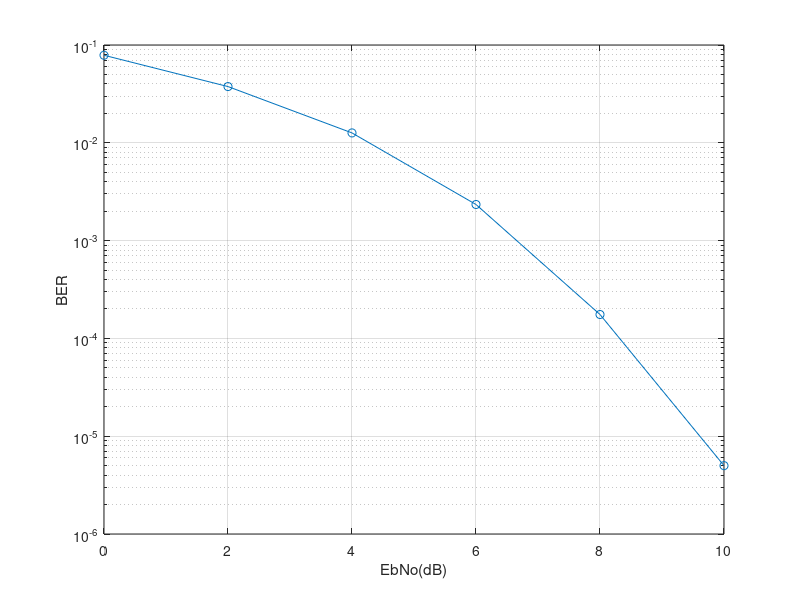

This chart was generated by the following MATLAB code:
%%%%%%%%%%%%%%%%%%%%%%%%%%%%%%%%%%%%%%%%%%%%%%%%%%%%%%%%%%%%%%%%%%%%%%%%%%%
% This program is used to calculate the Bit Error Rate (BER) of QPSK in an 
% Additive White Gaussian Noise (AWGN) channel. The modulation and
% demodulation is done at baseband. Complex numbers are used to model the 
% in-phase and quadrature components of a QPSK signal. The length of the 
% symbol sequence and range of EbNo can be varied. 
%
% By Yasir Ahmed
% www.raymaps.com


 
%%%%%%%%%%%%%%%%%%%%%%%%%%%%%%%%%%%%%%%%%%%%%%%%%%%%%%%%%%%%%%%%%%%%%%%%%%%
%https://in.mathworks.com/matlabcentral/fileexchange/33443-qpsk-modulation-in-awgn?focused=5201114&tab=function

clear all;                                            %Clear all variables
close all;                                            %Close all figures

l=1e6;
EbNodB=0:2:10;
EbNo=10.^(EbNodB/10);

for n=1:length(EbNodB)
    si=2*(round(rand(1,l))-0.5);                      %In-phase symbol generation
    sq=2*(round(rand(1,l))-0.5);                      %Quadrature symbol generation                
    s=si+j*sq;                                        %Adding the two parallel symbol streams
    w=(1/sqrt(2*EbNo(n)))*(randn(1,l)+j*randn(1,l));  %Random noise generation
    r=s+w;                                            %Received signal
    si_=sign(real(r));                                %In-phase demodulation
    sq_=sign(imag(r));                                %Quadrature demodulation
    ber1=(l-sum(si==si_))/l;                          %In-phase BER calculation
    ber2=(l-sum(sq==sq_))/l;                          %Quadrature BER calculation
    ber(n)=mean([ber1 ber2]);                         %Overall BER
end

semilogy(EbNodB, ber,'o-')                                 %Plot the BER
xlabel('EbNo(dB)')                                    %Label for x-axis
ylabel('BER')                                         %Label for y-axis
grid on                                               %Turning the grid on 